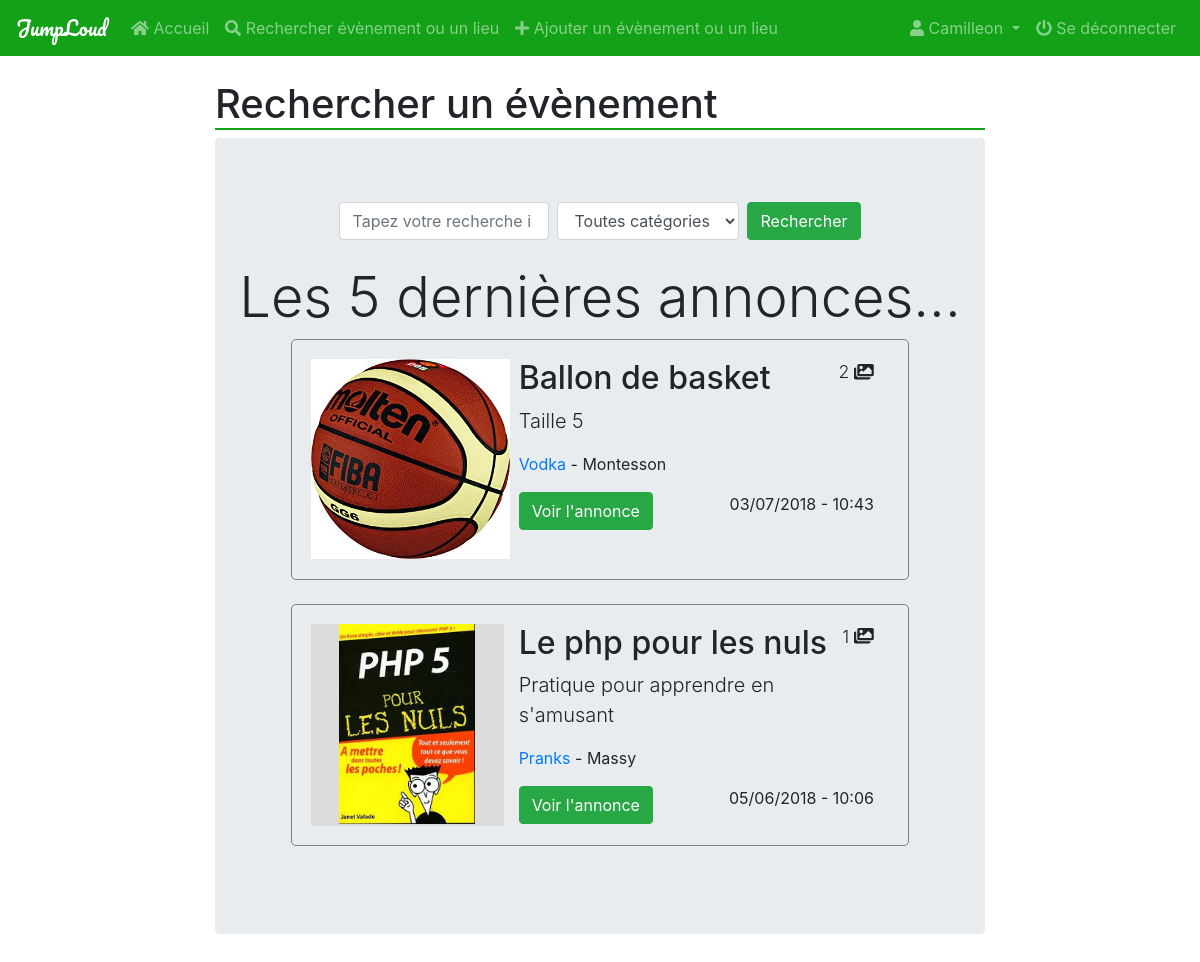
Screenshot of /Projet/searchobject.php (signed in) with the database file from the repository.
### tables this page shows
CREATE TABLE IF NOT EXISTS `user` (
  `id` int(11) NOT NULL AUTO_INCREMENT,
  `gender` char(1) NOT NULL,
  `email` varchar(255) NOT NULL,
  `nom` varchar(50) NOT NULL,
  `prenom` varchar(50) NOT NULL,
  `password` varchar(255) NOT NULL,
  `date_naissance` date NOT NULL,
  `pseudo` varchar(50) NOT NULL,
  `role` char(1) NOT NULL DEFAULT '0',
  `dateInscription` timestamp NOT NULL DEFAULT CURRENT_TIMESTAMP,
  `lastUpdate` timestamp NULL DEFAULT NULL,
  `country` char(2) NOT NULL,
  `ville` varchar(100) NOT NULL,
  `score` int(11) NOT NULL DEFAULT '200',
  `validationKey` varchar(255) NOT NULL,
  PRIMARY KEY (`id`)
);

CREATE TABLE IF NOT EXISTS `produit` (
  `id` int(11) NOT NULL AUTO_INCREMENT,
  `nom_objet` varchar(50) NOT NULL,
  `approbation` char(1) NOT NULL,
  `description` text NOT NULL,
  `dateHeure` timestamp NOT NULL DEFAULT CURRENT_TIMESTAMP,
  `dateDisponibilite` date NOT NULL,
  `pseudo_user` varchar(255) NOT NULL,
  `categorie` int(11) NOT NULL,
  `type` varchar(255) NOT NULL,
  `lent` int(11) DEFAULT '0',
  PRIMARY KEY (`id`)
);

### Projet/searchobject.php (the view, shortened to what this page needs)
<?php
include "head.php";
include "functions.php";
include "navbar.php";
$bdd = connectDB();
?>
<body>
<div class="container-fluid">
	<div class="row justify-content-center">
		<div class="col-lg-8">
			<h1 class="titleUnderlined">Rechercher un évènement</h1>
			<div class="jumbotron">
				<div class="row justify-content-center">
					<form method="POST" class="form-inline">
						<input value="<?php if(isset($_POST['search'])){ echo $_POST['search'];}?>" type="search" style="width: 210px;" placeholder="Tapez votre recherche ici" name="search" class="form-control">
						<select name="categorie" class="form-control mx-2">
							<option value="all">Toutes catégories</option>
						</select>
						<input type="submit" value="Rechercher" class="btn btn-success">
					</form>
				</div>
				<br>
				<?php
				if (isset($_POST['search'])) {
					?>
					<div class="row justify-content-center">
						<div class="col-lg-11">
							<?php
							if ($_POST['categorie'] == 'all') {
								$recherche = $bdd->query('SELECT * FROM produit
									WHERE nom_objet LIKE "%'.$_POST['search'].'%" OR description LIKE "%'.$_POST['search'].'%"
									AND approbation="1" AND lent=0');
								$recherche = $recherche->fetchAll();
							}else{
								$recherche = $bdd->query('SELECT * FROM produit
									WHERE (nom_objet LIKE "%'.$_POST['search'].'%" OR description LIKE "%'.$_POST['search'].'%")
									AND categorie = '.$_POST['categorie'].'
									AND approbation="1" AND lent=0');
								$recherche = $recherche->fetchAll();
							}
							foreach ($recherche as $key => $value){
								showAnnounce($value['id']);
							}
							?>
						</div>
					</div>
					<?php
				}else{
					?>
					<div class="row justify-content-center">
						<h4 class="display-4">Les 5 dernières annonces...</h4>
						<div class="col-lg-11">
							<?php
							$annonces = $bdd->query('SELECT * FROM produit WHERE type="pret" AND approbation="1" AND lent=0 ORDER BY dateHeure DESC LIMIT 0,5');
							$annonces = $annonces->fetchAll(PDO::FETCH_ASSOC);
							foreach ($annonces as $key => $value) {
								showAnnounce($value['id']);
							}
							?>
						</div>
					</div>
					<?php
				}
				?>
			</div>
		</div>
	</div>
</body>
</html>

### Projet/navbar.php (shortened to what this page needs)
<nav class="navbar navbar-expand-lg fixed-top navbar-dark" style="background-color: #12a117">
  <a class="navbar-brand pacifico" href="/Projet/index.php">JumpLoud</a>
  <?php
  if (isConnected()) {
	?>
	<div class="collapse navbar-collapse" id="navbarSupportedContent">
	  <ul class="navbar-nav mr-auto">
		<li class="nav-item">
		  <a class="nav-link" href="/Projet/index.php"><i class="fas fa-home"></i> Accueil <span class="sr-only">(current)</span></a>
		</li>
		<li class="nav-item">
		  <a class="nav-link" href="searchobject.php"><i class="fas fa-search"></i> Rechercher évènement ou un lieu</a>
		</li>
		<li class="nav-item">
		  <a class="nav-link" href="addobject.php"><i class="fas fa-plus"></i> Ajouter un évènement ou un lieu</a>
		</li>
	  </ul>
	  <div class="my-2 my-lg-0">
		<ul class="navbar-nav mr-auto">
		  <li class="nav-item dropdown">
			<a class="nav-link dropdown-toggle" href="#" id="navbarDropdown" role="button" data-toggle="dropdown" aria-haspopup="true" aria-expanded="false">
			  <i class="fas fa-user"></i> <?php echo getPseudo($_SESSION['email']); ?>
			</a>
		  </li>
		  <li class="nav-item">
			<a class="nav-link" href="/Projet/logout.php"><i class="fas fa-power-off"></i> Se déconnecter</a>
		  </li>
		</ul>
	  </div>
	</div>
	<?php
   }
  ?>
</nav>

### Projet/functions.php (shortened to what this page needs)
<?php
function connectDB(){
	try{
		$connection = new PDO(
					DBDRIVER.":host=".DBHOST.";dbname=".DBNAME,
					DBUSER,
					DBPWD, array(PDO::MYSQL_ATTR_INIT_COMMAND => 'SET NAMES utf8'));
	}catch(Exception $e){
		die( "Erreur SQL ".$e->getMessage() );
	}
	return $connection;
}
function createToken($id, $email){
	$sha1 = sha1($email."FDSQfdsq444FGSDQ".$id."fdsfqfsdq");
	return substr($sha1, 4, 10) ;
}
function isConnected(){
	if(isset($_SESSION["auth"]) && $_SESSION["auth"]==true){
		$connection = connectDB();
		$query = $connection->prepare("SELECT id FROM user WHERE email = :toto");
		$query->execute([
						"toto"=>$_SESSION["email"]
					]);
		$resultat = $query->fetch();
		if($_SESSION["token"] == createToken($resultat["id"], $_SESSION["email"]) ){
			return true;
		}else{
			return false;
		}
	}else{
		return false;
	}
}
function timeStamp($timestamp){
	$heure = explode(" ", $timestamp);
	$date = explode("-", $heure[0]);
	$heure = explode(":", $heure[1]);
	$date = $date[2]."/".$date[1]."/".$date[0];
	return $timestamp = array(
		'date' => $date,
		'heure' => $heure[0].":".$heure[1]
	);
}
function getPseudo($email){
	$connection = connectDB();
	$query = $connection->prepare("SELECT pseudo FROM user WHERE email = :toto");
	$query->execute([
					"toto"=>$email
				]);
	$resultat = $query->fetch();
	return $resultat['pseudo'];
}
function showAnnounce($idAnnonce){
	$bdd = connectDB();
	$annonce = $bdd->query('SELECT * FROM produit WHERE id='.$idAnnonce.'');
	$annonce = $annonce->fetch(PDO::FETCH_ASSOC);
	$dateHeure = timeStamp($annonce['dateHeure']);
	$villeUser = $bdd->query('SELECT ville FROM user WHERE pseudo="'.$annonce['pseudo_user'].'"');
	$villeUser = $villeUser->fetch(PDO::FETCH_ASSOC);
	$nbrImages = count(glob('image_objets/'.$annonce['id'].'/*.png'));
	$imageSize = getimagesize("image_objets/".$idAnnonce."/firstPhoto.png");
	$cheminPhoto = "image_objets/".$idAnnonce."/firstPhoto.png";
	if (($imageSize[0] / $imageSize[1]) > 1) {
		$image = "<img style='width:100%' src='".$cheminPhoto."'>";
	}else{
		$image = "<img height='200' src='".$cheminPhoto."'>";
	}
	echo $show =
	"
	<div class='row justify-content-center'>
		<div class='col-lg-11'>
			<div class='row annonce'>
				<div class='col-lg-4 justify-content-center text-center' style='background-color: #DCDCDC;padding:0px'>
					".$image."
				</div>
				<div class='col-lg-8'>
					<p class='lead' style='font-size: 1.1rem;float:right;'>
						".$nbrImages." <i class='fas fa-images'></i>
					</p>
					<h2>".$annonce['nom_objet']."</h2>
					<p class='lead'> ".$annonce['description']."</p>
					<p><a href='profil.php?pseudo=".$annonce['pseudo_user']."'> ".$annonce['pseudo_user']."</a> - ".$villeUser['ville']." </p>
					<a href='article.php?ref=".$annonce['id']."' class='btn btn-success'>Voir l'annonce</a>
					<p style='float:right;'>
						".$dateHeure['date']." - ".$dateHeure['heure']."
					</p>
				</div>
			</div>
			<br>
		</div>
	</div>
	";
}

### Projet/css/custom.css (style rules this page uses)
.navbar { background-color: #12a117; }
.titleUnderlined { margin-top: 10vh; border-bottom: 2px solid #12A117; }
.pacifico { font-family: 'Pacifico', sans-serif; }
.annonce { border: 1px solid grey; border-radius: 5px; padding: 1.2rem; }

### rows the page displays
user: pseudo "Camilleon"
produit: shows a picture, id "2", nom_objet "Ballon de basket", description "Taille 5", pseudo_user "Vodka", user.ville "Montesson", dateHeure "03/07/2018", dateHeure "10:43"
produit: shows a picture, id "1", nom_objet "Le php pour les nuls", description "Pratique pour apprendre en s'amusant", pseudo_user "Pranks", user.ville "Massy", dateHeure "05/06/2018", dateHeure "10:06"
